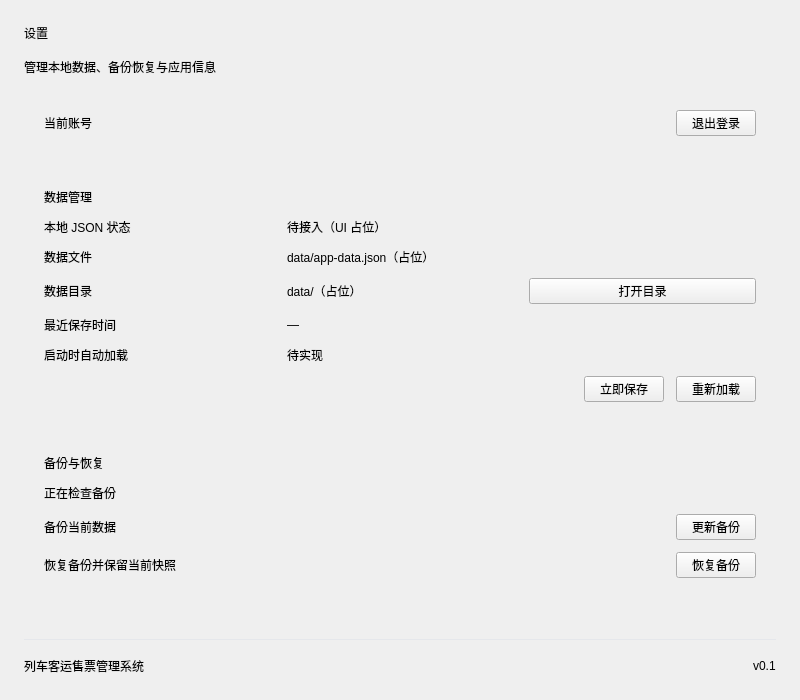
          <widget class="QWidget" name="settingsScrollContent">
           <property name="geometry"><rect><x>0</x><y>0</y><width>800</width><height>700</height></rect></property>
           <layout class="QVBoxLayout" name="verticalLayoutSettingsContent">
            <property name="spacing"><number>16</number></property><property name="leftMargin"><number>24</number></property><property name="topMargin"><number>24</number></property><property name="rightMargin"><number>24</number></property><property name="bottomMargin"><number>24</number></property>
            <item><widget class="QLabel" name="labelSettingsTitle"><property name="text"><string>设置</string></property></widget></item>
            <item><widget class="QLabel" name="labelSettingsSubtitle"><property name="text"><string>管理本地数据、备份恢复与应用信息</string></property></widget></item>
            <item>
             <widget class="QWidget" name="settingsAccountCard" native="true">
              <layout class="QHBoxLayout" name="horizontalLayoutSettingsAccount">
               <property name="spacing"><number>16</number></property>
               <property name="leftMargin"><number>20</number></property>
               <property name="topMargin"><number>18</number></property>
               <property name="rightMargin"><number>20</number></property>
               <property name="bottomMargin"><number>18</number></property>
               <item><widget class="QLabel" name="labelSettingsAccount"><property name="text"><string>当前账号</string></property><property name="textFormat"><enum>Qt::TextFormat::PlainText</enum></property><property name="class">settingsFieldLabel</property></widget></item>
               <item><spacer name="horizontalSpacerSettingsAccount"><property name="orientation"><enum>Qt::Orientation::Horizontal</enum></property><property name="sizeHint" stdset="0"><size><width>40</width><height>20</height></size></property></spacer></item>
               <item><widget class="QPushButton" name="btnLogout"><property name="text"><string>退出登录</string></property></widget></item>
              </layout>
             </widget>
            </item>
            <item>
             <widget class="QWidget" name="settingsDataCard" native="true">
              <layout class="QVBoxLayout" name="verticalLayoutSettingsDataCard">
               <property name="spacing"><number>12</number></property><property name="leftMargin"><number>20</number></property><property name="topMargin"><number>18</number></property><property name="rightMargin"><number>20</number></property><property name="bottomMargin"><number>18</number></property>
               <item><widget class="QLabel" name="labelSettingsDataTitle"><property name="text"><string>数据管理</string></property><property name="class">settingsSectionTitle</property></widget></item>
               <item>
                <layout class="QGridLayout" name="gridLayoutSettingsData">
                 <property name="horizontalSpacing"><number>16</number></property><property name="verticalSpacing"><number>12</number></property>
                 <item row="0" column="0"><widget class="QLabel" name="labelSettingsDataStatusCaption"><property name="text"><string>本地 JSON 状态</string></property><property name="class">settingsFieldLabel</property></widget></item>
                 <item row="0" column="1"><widget class="QLabel" name="labelSettingsDataStatus"><property name="text"><string>待接入（UI 占位）</string></property></widget></item>
                 <item row="1" column="0"><widget class="QLabel" name="labelSettingsDataFileCaption"><property name="text"><string>数据文件</string></property><property name="class">settingsFieldLabel</property></widget></item>
                 <item row="1" column="1"><widget class="QLabel" name="labelSettingsDataFile"><property name="text"><string>data/app-data.json（占位）</string></property><property name="textInteractionFlags"><set>Qt::TextInteractionFlag::TextSelectableByMouse</set></property><property name="class">settingsSecondary</property></widget></item>
                 <item row="2" column="0"><widget class="QLabel" name="labelSettingsDataDirectoryCaption"><property name="text"><string>数据目录</string></property><property name="class">settingsFieldLabel</property></widget></item>
                 <item row="2" column="1"><widget class="QLabel" name="labelSettingsDataDirectory"><property name="text"><string>data/（占位）</string></property><property name="textInteractionFlags"><set>Qt::TextInteractionFlag::TextSelectableByMouse</set></property><property name="class">settingsSecondary</property></widget></item>
                 <item row="2" column="2"><widget class="QPushButton" name="btnOpenDataDirectory"><property name="text"><string>打开目录</string></property></widget></item>
                 <item row="3" column="0"><widget class="QLabel" name="labelSettingsLastSavedCaption"><property name="text"><string>最近保存时间</string></property><property name="class">settingsFieldLabel</property></widget></item>
                 <item row="3" column="1"><widget class="QLabel" name="labelSettingsLastSaved"><property name="text"><string>—</string></property><property name="class">settingsSecondary</property></widget></item>
                 <item row="4" column="0"><widget class="QLabel" name="labelSettingsAutoLoadCaption"><property name="text"><string>启动时自动加载</string></property><property name="class">settingsFieldLabel</property></widget></item>
                 <item row="4" column="1"><widget class="QLabel" name="labelSettingsAutoLoad"><property name="text"><string>待实现</string></property><property name="class">settingsSecondary</property></widget></item>
                </layout>
               </item>
               <item>
                <layout class="QHBoxLayout" name="horizontalLayoutSettingsDataActions">
                 <item><spacer name="horizontalSpacerSettingsDataActions"><property name="orientation"><enum>Qt::Orientation::Horizontal</enum></property><property name="sizeHint" stdset="0"><size><width>40</width><height>20</height></size></property></spacer></item>
                 <item><widget class="QPushButton" name="btnSaveDataNow"><property name="text"><string>立即保存</string></property></widget></item>
                 <item><widget class="QPushButton" name="btnReloadData"><property name="text"><string>重新加载</string></property></widget></item>
                </layout>
               </item>
              </layout>
             </widget>
            </item>
            <item>
             <widget class="QWidget" name="settingsBackupCard" native="true">
              <layout class="QVBoxLayout" name="verticalLayoutSettingsBackupCard">
               <property name="spacing"><number>12</number></property><property name="leftMargin"><number>20</number></property><property name="topMargin"><number>18</number></property><property name="rightMargin"><number>20</number></property><property name="bottomMargin"><number>18</number></property>
               <item><widget class="QLabel" name="labelSettingsBackupTitle"><property name="text"><string>备份与恢复</string></property><property name="class">settingsSectionTitle</property></widget></item>
               <item><widget class="QLabel" name="labelSettingsBackupNote"><property name="text"><string>正在检查备份</string></property><property name="class">settingsSecondary</property></widget></item>
               <item><widget class="QWidget" name="settingsCreateBackupRow" native="true"><layout class="QHBoxLayout" name="horizontalLayoutSettingsCreateBackup"><property name="leftMargin"><number>0</number></property><property name="topMargin"><number>0</number></property><property name="rightMargin"><number>0</number></property><property name="bottomMargin"><number>0</number></property><item><widget class="QLabel" name="labelSettingsCreateBackup"><property name="text"><string>备份当前数据</string></property><property name="class">settingsFieldLabel</property></widget></item><item><spacer name="horizontalSpacerSettingsCreateBackup"><property name="orientation"><enum>Qt::Orientation::Horizontal</enum></property><property name="sizeHint" stdset="0"><size><width>40</width><height>20</height></size></property></spacer></item><item><widget class="QPushButton" name="btnCreateBackup"><property name="text"><string>更新备份</string></property></widget></item></layout></widget></item>
               <item><widget class="QWidget" name="settingsRestoreBackupRow" native="true"><layout class="QHBoxLayout" name="horizontalLayoutSettingsRestoreBackup"><property name="leftMargin"><number>0</number></property><property name="topMargin"><number>0</number></property><property name="rightMargin"><number>0</number></property><property name="bottomMargin"><number>0</number></property><item><widget class="QLabel" name="labelSettingsRestoreBackup"><property name="text"><string>恢复备份并保留当前快照</string></property><property name="class">settingsFieldLabel</property></widget></item><item><spacer name="horizontalSpacerSettingsRestoreBackup"><property name="orientation"><enum>Qt::Orientation::Horizontal</enum></property><property name="sizeHint" stdset="0"><size><width>40</width><height>20</height></size></property></spacer></item><item><widget class="QPushButton" name="btnRestoreBackup"><property name="text"><string>恢复备份</string></property></widget></item></layout></widget></item>
              </layout>
             </widget>
            </item>
            <item><spacer name="verticalSpacerSettings"><property name="orientation"><enum>Qt::Orientation::Vertical</enum></property><property name="sizeHint" stdset="0"><size><width>20</width><height>20</height></size></property></spacer></item>
            <item>
             <widget class="QFrame" name="settingsFooterSeparator">
              <property name="minimumSize"><size><width>0</width><height>1</height></size></property>
              <property name="maximumSize"><size><width>16777215</width><height>1</height></size></property>
              <property name="styleSheet"><string notr="true">background: #E5E7EB; border: none;</string></property>
              <property name="frameShape"><enum>QFrame::Shape::HLine</enum></property>
             </widget>
            </item>
            <item>
             <layout class="QHBoxLayout" name="horizontalLayoutSettingsFooter">
              <property name="spacing"><number>12</number></property>
              <item><widget class="QLabel" name="labelSettingsAppName"><property name="text"><string>列车客运售票管理系统</string></property><property name="class">settingsSecondary</property></widget></item>
              <item><spacer name="horizontalSpacerSettingsFooter"><property name="orientation"><enum>Qt::Orientation::Horizontal</enum></property><property name="sizeHint" stdset="0"><size><width>40</width><height>20</height></size></property></spacer></item>
              <item><widget class="QLabel" name="labelSettingsVersion"><property name="text"><string>v0.1</string></property><property name="class">settingsSecondary</property></widget></item>
             </layout>
            </item>
           </layout>
          </widget>
